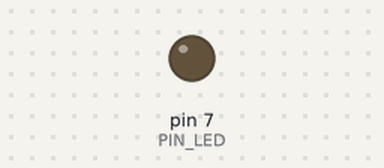
Bench run of a sketch on a simulated Arduino Uno, built with avr-gcc and run on an emulated ATmega328P. Shown: output pins drawn as LEDs (lit = HIGH). At 15.0 s the program stops and its outputs stay as they are.

Above: at 0.05 s.
Timing chart, 0 to 4.6 s (numbered marks = the images above):
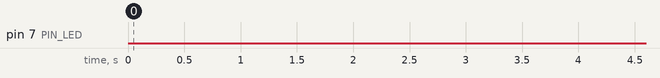

Measured:
- by itself, pin 7 (PIN_LED): LOW → HIGH at 5.0 s, → LOW 1.0 s later, → HIGH 1.0 s later, → LOW 1.0 s later, … (11 changes in this stretch)

The sketch:

04_example_3.ino
```cpp
#define PIN_LED 7

void setup() {
  pinMode(PIN_LED, OUTPUT);
  digitalWrite(PIN_LED, 0); // turn off LED.
}

void loop() {
  delay(5000);
  for(int i=0;i<5;i++){
    digitalWrite(PIN_LED,1);
    delay(1000);
    digitalWrite(PIN_LED, 0);
    delay(1000);
  }
  digitalWrite(PIN_LED,1);
  while(1){}
}
```
